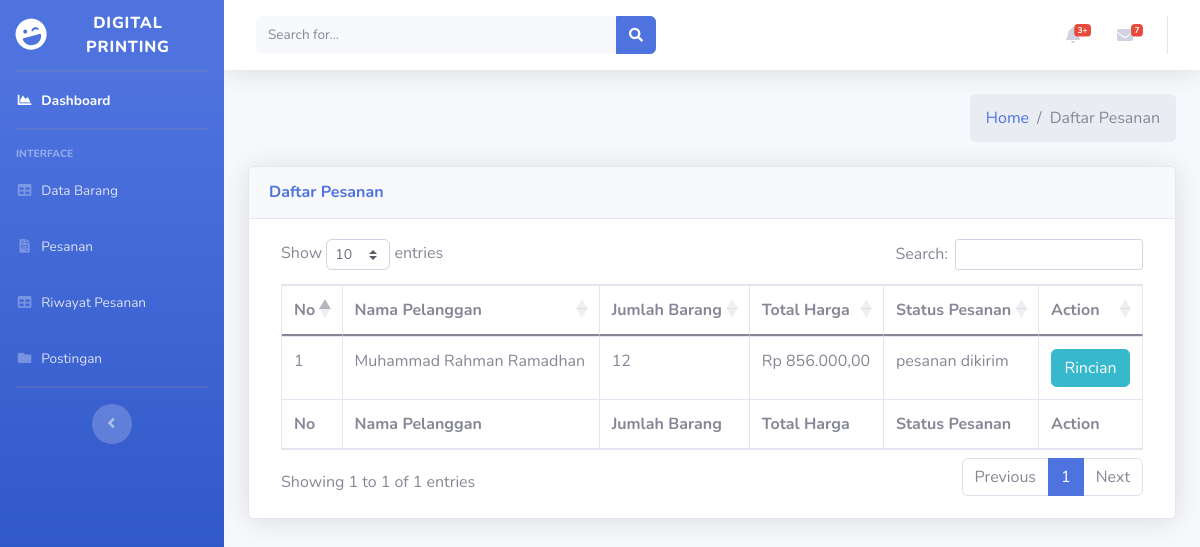
Screenshot of /index.php/admin/daftarPesanan with the database file from the repository.
### tables this page shows
CREATE TABLE `pemesanan` (
  `id_pesanan` int(11) NOT NULL,
  `id_barang` int(11) NOT NULL,
  `id_kategori` int(11) NOT NULL,
  `ukuran_s` int(11) NOT NULL,
  `ukuran_m` int(11) NOT NULL,
  `ukuran_l` int(11) NOT NULL,
  `ukuran_xl` int(11) NOT NULL,
  `ukuran_xxl` int(11) NOT NULL,
  `ukuran_3xl` int(11) NOT NULL,
  `jumlah_barang` int(11) NOT NULL,
  `harga_paket` int(11) NOT NULL,
  `total_harga` int(250) NOT NULL,
  `status_pesanan` varchar(250) NOT NULL,
  `desain_produk` varchar(250) NOT NULL,
  `id_user` int(11) NOT NULL,
  `id_bayar` int(11) NOT NULL
);

CREATE TABLE `pembayaran` (
  `id_bayar` int(11) NOT NULL,
  `id_user` int(11) NOT NULL,
  `tanggal_bayar` varchar(250) NOT NULL,
  `total_bayar` int(250) NOT NULL,
  `nama_pemesan` varchar(250) NOT NULL,
  `email` varchar(250) NOT NULL,
  `phone` varchar(250) NOT NULL,
  `alamat_rumah` varchar(250) NOT NULL,
  `bukti_bayar` varchar(250) NOT NULL,
  `notes` varchar(250) NOT NULL,
  `penilaiian` int(12) NOT NULL
);

### application/controllers/Admin.php (called while the page is built, shortened)
<?php
class Admin extends CI_Controller
{
    public function __construct()
    {
        $this->load->model('Admin_model');
    }
    public function daftarPesanan()
    {
        $data['title'] = 'Daftar Pesanan';
        $data['admindata'] = $this->Admin_model->getAdmin();
        $data['pesanan'] = $this->Admin_model->getAllPesanan();
        $this->load->view('templates/header', $data);
        $this->load->view('templates/sidebar', $data);
        $this->load->view('admin/daftarPesanan', $data);
        $this->load->view('templates/footer', $data);
    }
}

### index.php (called while the page is built, shortened)
<?php
require_once BASEPATH.'core/CodeIgniter.php';

### application/models/Admin_model.php (called while the page is built, shortened)
<?php
class Admin_model extends CI_model
{
    public function getAllPesanan()
    {
        $this->db->select('*, SUM(jumlah_barang) jmlBarang');
        $this->db->from('pembayaran');
        $this->db->join('pemesanan', 'pembayaran.id_bayar = pemesanan.id_bayar');
        $this->db->join('kategori', 'pemesanan.id_kategori = kategori.id_kategori');
        $this->db->join('user', 'user.id_user = pemesanan.id_user');
        $this->db->where('pemesanan.id_bayar !=', 0);
        $this->db->group_by('pemesanan.id_bayar');
        return $this->db->get()->result_array();
    }
}

### application/views/admin/daftarPesanan.php (the view, shortened to what this page needs)
<div class="content-wrapper">
    <div class="content-header">
        <div class="container-fluid">
            <div class="row mb-2">
                <div class="col-sm-6">
                </div>
                <div class="col-sm-6">
                    <ol class="breadcrumb float-sm-right">
                        <li class="breadcrumb-item"><a href="<?php echo base_url(
                                                                    'admin'
                                                                ); ?>">Home</a></li>
                        <li class="breadcrumb-item active">Daftar Pesanan</li>
                    </ol>
                </div>
            </div>
        </div>
    </div>
    <div class="content">
        <div class="container-fluid">
            <div class="card shadow mb-4">
                <div class="card-header py-3">
                    <h6 class="m-0 font-weight-bold text-primary">Daftar Pesanan</h6>
                </div>
                <div class="card-body">
                    <div class="table-responsive">
                        <div class="dataTables_wrapper dt-bootstrap4" id="dataTable_wrapper">
                            <div class="row">
                                <div class="col-sm-12"></div>
                                <table id="example" class="table table-bordered dataTable" style="width:100%;">
                                    <thead>
                                        <tr>
                                            <th>No</th>
                                            <th>Nama Pelanggan</th>
                                            <th>Jumlah Barang</th>
                                            <th>Total Harga</th>
                                            <th>Status Pesanan</th>
                                            <th>Action</th>
                                        </tr>
                                    </thead>
                                    <tbody>
                                        <?php
                                        $no = 1;
                                        foreach ($pesanan as $a) :
                                            if ($a['status_pesanan'] != "pesanan selesai" && $a['status_pesanan'] != "di dalam keranjang") {
                                                $hasil_rupiah =
                                                    'Rp ' .
                                                    number_format($a['total_bayar'], 2, ',', '.'); ?>
                                                <tr>
                                                    <td><?= $no++ ?></td>
                                                    <td><?= $a['nama_pemesan'] ?></td>
                                                    <td><?= $a['jmlBarang'] ?> </td>
                                                    <td><?= $hasil_rupiah ?> </td>
                                                    <td><?= $a['status_pesanan'] ?> </td>
                                                    <td>
                                                        <center>
                                                            <a href="<?= base_url('admin/detailPesanan/') .
                                                                            $a['id_bayar'] ?>" class="btn btn-info">Rincian</a>
                                                        </center>
                                                    </td>
                                                </tr>
                                        <?php
                                            }
                                        endforeach;
                                        ?>
                                    </tbody>
                                    <tfoot>
                                        <tr>
                                            <th>No</th>
                                            <th>Nama Pelanggan</th>
                                            <th>Jumlah Barang</th>
                                            <th>Total Harga</th>
                                            <th>Status Pesanan</th>
                                            <th>Action</th>
                                        </tr>
                                    </tfoot>
                                </table>
                            </div>
                        </div>
                    </div>
                </div>
            </div>
        </div>
    </div>
</div>
</div>

### rows the page displays
pemesanan: id_bayar.nama_pemesan "Muhammad Rahman Ramadhan", jmlBarang "12", id_bayar.total_bayar "Rp 856.000,00", status_pesanan "pesanan dikirim"
